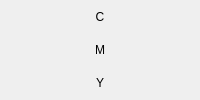
          <widget class="QWidget" name="cmy_label" native="true">
           <layout class="QVBoxLayout" name="cmy_label_layout">
            <property name="spacing">
             <number>1</number>
            </property>
            <property name="leftMargin">
             <number>0</number>
            </property>
            <property name="topMargin">
             <number>1</number>
            </property>
            <property name="rightMargin">
             <number>0</number>
            </property>
            <property name="bottomMargin">
             <number>1</number>
            </property>
            <item>
             <widget class="QPushButton" name="cmy_1_label">
              <property name="sizePolicy">
               <sizepolicy hsizetype="Preferred" vsizetype="Preferred">
                <horstretch>0</horstretch>
                <verstretch>0</verstretch>
               </sizepolicy>
              </property>
              <property name="focusPolicy">
               <enum>Qt::NoFocus</enum>
              </property>
              <property name="text">
               <string>C</string>
              </property>
              <property name="iconSize">
               <size>
                <width>10</width>
                <height>10</height>
               </size>
              </property>
              <property name="flat">
               <bool>true</bool>
              </property>
             </widget>
            </item>
            <item>
             <widget class="QPushButton" name="cmy_2_label">
              <property name="sizePolicy">
               <sizepolicy hsizetype="Preferred" vsizetype="Preferred">
                <horstretch>0</horstretch>
                <verstretch>0</verstretch>
               </sizepolicy>
              </property>
              <property name="focusPolicy">
               <enum>Qt::NoFocus</enum>
              </property>
              <property name="text">
               <string>M</string>
              </property>
              <property name="iconSize">
               <size>
                <width>10</width>
                <height>10</height>
               </size>
              </property>
              <property name="flat">
               <bool>true</bool>
              </property>
             </widget>
            </item>
            <item>
             <widget class="QPushButton" name="cmy_3_label">
              <property name="sizePolicy">
               <sizepolicy hsizetype="Preferred" vsizetype="Preferred">
                <horstretch>0</horstretch>
                <verstretch>0</verstretch>
               </sizepolicy>
              </property>
              <property name="focusPolicy">
               <enum>Qt::NoFocus</enum>
              </property>
              <property name="text">
               <string>Y</string>
              </property>
              <property name="iconSize">
               <size>
                <width>10</width>
                <height>10</height>
               </size>
              </property>
              <property name="flat">
               <bool>true</bool>
              </property>
             </widget>
            </item>
           </layout>
          </widget>
